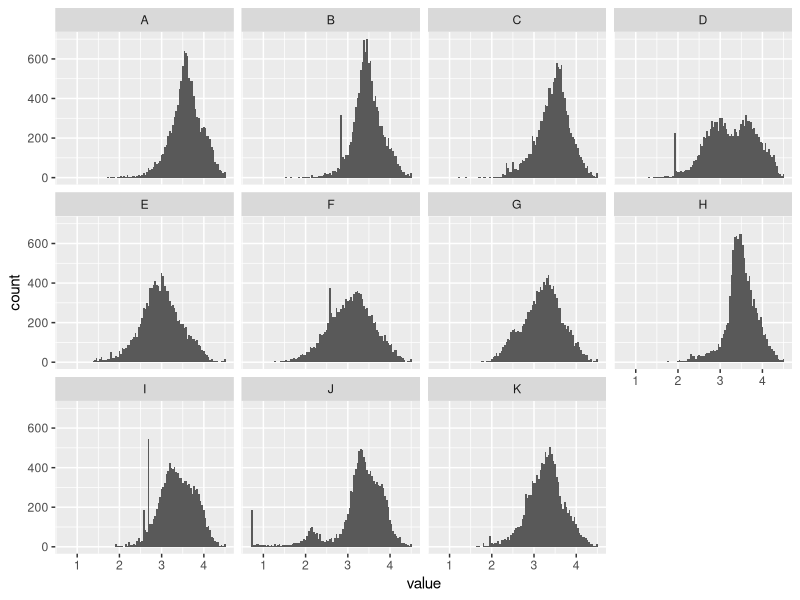

This figure's R source:
## ---- chunk 1
knitr::opts_chunk$set(echo = TRUE)
library(tidyverse)
## ---- chunk 2
library("tidyverse")
library("ggplot2")
a1_data <- read_csv("a1_data.csv")
print(a1_data)

ggplot(pivot_longer(a1_data, everything()), aes(value)) +
geom_histogram(bins = 100) +
facet_wrap(~name, nrow = 3)


## ---- chunk 3




